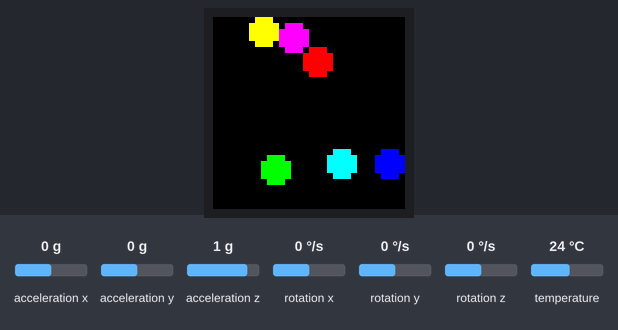
Bench run of a sketch on a simulated ESP32. Parts: 32×32 colour display. Inputs (shaded band) come from the test bench; at power-on: acceleration x 0 g, acceleration y 0 g, acceleration z 1 g, rotation x 0 °/s, rotation y 0 °/s, rotation z 0 °/s, temperature 24 °C. Random numbers use the default seed unless the sketch sets one.

Above: at 1.2 s.
1.3 s: acceleration x set to -1.4 g
At 1.48 s:
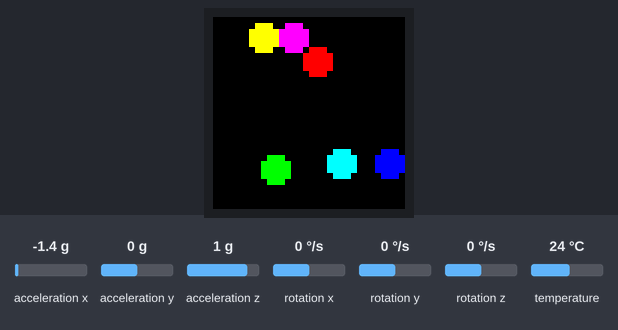
2.8 s: acceleration y set to -0.8 g
At 3.12 s:
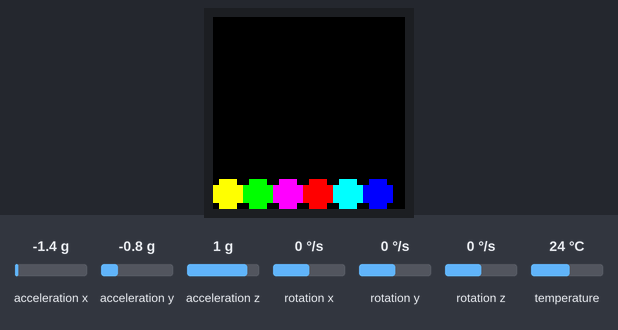
4.3 s: acceleration x set to 0.8 g
At 6.1 s:
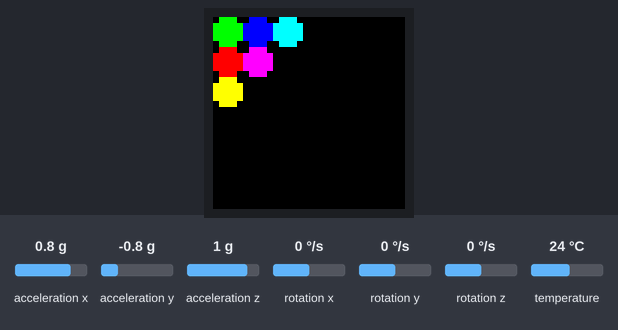
6.3 s: acceleration y set to 1.4 g
At 8.2 s:
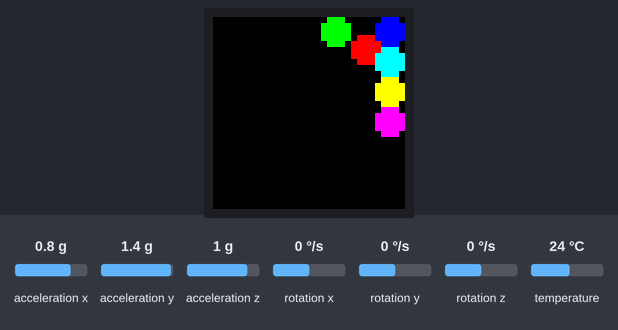
Timing chart, 0 to 8.8 s (numbered marks = the images above; inputs shaded):
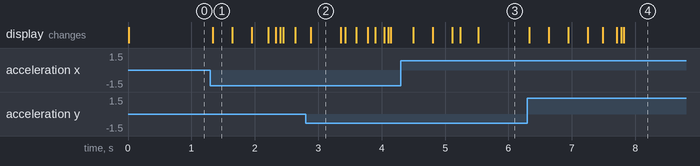

Measured:
- after the input at 1.3 s, the display: changes at once (image 1)
- after the input at 6.3 s, the display: first changes at once (image 4 shows a later state)
- what the display in image 2 shows lasts 0.5 s, from 2.9 s to 3.4 s

The sketch:

Physics2DBallsHUB75.ino
```cpp
// By Movie Vertigo
// https://youtube.com/movievertigo
// https://twitter.com/movievertigo

#include <ESP32-HUB75-MatrixPanel-I2S-DMA.h>
#include <Adafruit_MPU6050.h>
#include "Ball2D.h"

const int MatrixWidth = 32, MatrixHeight = 32;
const float BallRadius = 2.5;
//const int MatrixWidth = 64, MatrixHeight = 64;
//const float BallRadius = 4.5;

MatrixPanel_I2S_DMA *matrix = nullptr;
Adafruit_MPU6050 mpu;
std::vector<Ball2D> balls;

void setup()
{
  HUB75_I2S_CFG matrixConfig(MatrixWidth, MatrixHeight);
  matrixConfig.gpio.e = 18;
  matrixConfig.clkphase = false;
  matrixConfig.double_buff = true;

  matrix = new MatrixPanel_I2S_DMA(matrixConfig);
  matrix->begin();
  matrix->setLatBlanking(4);
  matrix->clearScreen();

  mpu.begin();
  mpu.setAccelerometerRange(MPU6050_RANGE_8_G);
  mpu.setFilterBandwidth(MPU6050_BAND_21_HZ);
  mpu.setMotionInterrupt(false);


  for (int ball = 1; ball <= 6; ++ball)
  {
    balls.emplace_back(Vector2D(rand() % MatrixWidth, rand() % MatrixHeight), BallRadius, matrix->color565(ball&1?255:0, ball&2?255:0, ball&4?255:0));
  }
}

void loop()
{
  matrix->flipDMABuffer();
  matrix->clearScreen();

  delay(10);

  sensors_event_t a, g, temp;
  mpu.getEvent(&a, &g, &temp);

  Vector2D acceleration(a.acceleration.y, -a.acceleration.x);
  float deltaTime = MatrixHeight / 320.0f;

  for (int index = 0; index < balls.size(); ++index)
  {
    Ball2D& b = balls[index];
    b.Vel += acceleration * deltaTime;
    b.Pos += b.Vel * deltaTime;

    for (int collisionIndex = 0; collisionIndex < balls.size(); ++collisionIndex)
    {
      if (index != collisionIndex)
      {
        Ball2D& o = balls[collisionIndex];
        Vector2D difference = o.Pos - b.Pos;
        Vector2D normalised = difference.Normalised();
        float distance = difference.Length();
        float minDistance = b.Radius + o.Radius;
        if (distance < minDistance)
        {
          b.Pos -= normalised * (minDistance - distance);

          Vector2D bVelComponent = normalised * b.Vel.DotProduct(normalised);
          Vector2D oVelComponent = normalised * o.Vel.DotProduct(normalised);
          b.Vel = b.Vel - bVelComponent + bVelComponent * ((b.Radius-o.Radius)/(b.Radius+o.Radius)) + oVelComponent * ((2*o.Radius)/(b.Radius+o.Radius));
          o.Vel = o.Vel - oVelComponent + oVelComponent * ((o.Radius-b.Radius)/(o.Radius+b.Radius)) + bVelComponent * ((2*b.Radius)/(o.Radius+b.Radius));
        }
      }
    }

    if (b.Pos.X < b.Radius) { b.Pos.X = b.Radius; b.Vel.X = -b.Vel.X * b.Bounciness; }
    if (b.Pos.X > MatrixWidth - b.Radius) { b.Pos.X = MatrixWidth - b.Radius; b.Vel.X = -b.Vel.X * b.Bounciness; }
    if (b.Pos.Y < b.Radius) { b.Pos.Y = b.Radius; b.Vel.Y = -b.Vel.Y * b.Bounciness; }
    if (b.Pos.Y > MatrixHeight - b.Radius) { b.Pos.Y = MatrixHeight - b.Radius; b.Vel.Y = -b.Vel.Y * b.Bounciness; }
  }

  for (int index = 0; index < balls.size(); ++index)
  {
    balls[index].draw(matrix);
  }
}
```

Ball2D.h
```cpp
// By Movie Vertigo
// https://youtube.com/movievertigo
// https://twitter.com/movievertigo

#include "Vector2D.h"

class Ball2D
{
public:
  Ball2D(const Vector2D& pos, float radius, uint16_t colour)
  {
    Pos = pos;
    Radius = radius;
    Colour = colour;
  }

  void draw(MatrixPanel_I2S_DMA *matrix)
  {
    matrix->fillCircle(Pos.X, Pos.Y, Radius, Colour);
  }

  Vector2D Pos, Vel;
  float Radius = 1.0f, Angle = 1.0f, Bounciness = 0.5f;
  uint16_t Colour;
};
```

Vector2D.h
```cpp
// By Movie Vertigo
// https://youtube.com/movievertigo
// https://twitter.com/movievertigo

class Vector2D
{
public:
  Vector2D() : X(0.0f), Y(0.0f) {}
  Vector2D(float x, float y) : X(x), Y(y) {}
  Vector2D(const Vector2D& other) : X(other.X), Y(other.Y) {}

  Vector2D& operator=(const Vector2D& other)
  {
    X = other.X;
    Y = other.Y;
    return *this;
  }

  Vector2D& operator+=(const Vector2D& other)
  {
    X += other.X;
    Y += other.Y;
    return *this;
  }

  Vector2D& operator-=(const Vector2D& other)
  {
    X -= other.X;
    Y -= other.Y;
    return *this;
  }

  Vector2D& operator*=(float scalar)
  {
    X *= scalar;
    Y *= scalar;
    return *this;
  }

  Vector2D& operator/=(float scalar)
  {
    X /= scalar;
    Y /= scalar;
    return *this;
  }

  Vector2D operator+(const Vector2D& other) const
  {
    return Vector2D(X + other.X, Y + other.Y);
  }

  Vector2D operator-(const Vector2D& other) const
  {
    return Vector2D(X - other.X, Y - other.Y);
  }

  Vector2D operator*(float scalar) const
  {
    return Vector2D(X * scalar, Y * scalar);
  }

  Vector2D operator/(float scalar) const
  {
    return Vector2D(X / scalar, Y / scalar);
  }

  float Length() const
  {
    return sqrtf(X*X + Y*Y);
  }

  Vector2D Normalised() const
  {
    return *this / Length();
  }

  float DotProduct(const Vector2D& other) const
  {
    return (X * other.X) + (Y * other.Y);
  }

  float X = 0.0f, Y = 0.0f;
};
```
